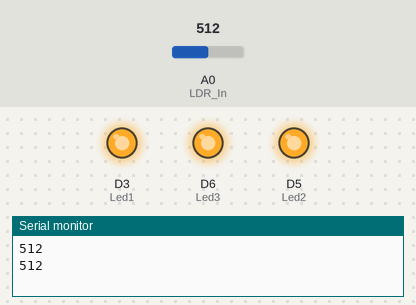
Simulated run of this sketch. Board: ESP8266 (NodeMCU). Shown: output pins drawn as LEDs (lit = HIGH), the last lines printed to the serial monitor. The test bench sets the inputs (shaded band); at power-on: A0 (LDR_In) = 512.

Above: at 1.8 s.
1.9 s: A0 (LDR_In) set to 653
3.4 s: A0 (LDR_In) set to 685
At 4.6 s:
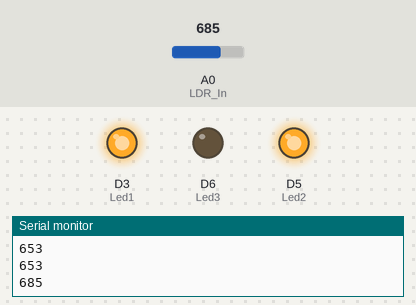
5.5 s: A0 (LDR_In) set to 753
7.2 s: A0 (LDR_In) set to 782
At 8.8 s:
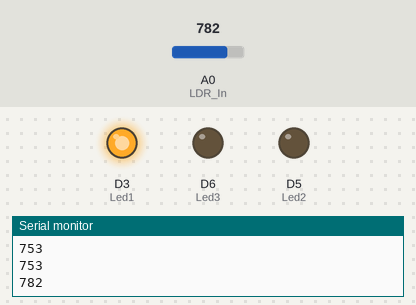
9.5 s: A0 (LDR_In) set to 953
11.2 s: A0 (LDR_In) set to 975
At 13.1 s:
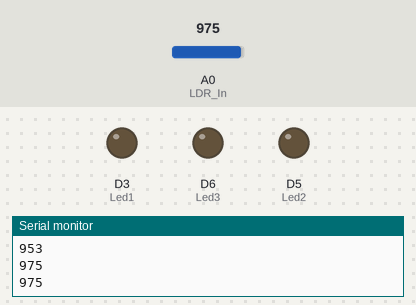
Timing chart, 0 to 14.5 s (numbered marks = the images above; inputs shaded):
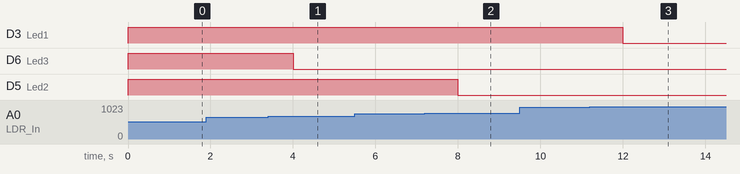

Measured:
- the behaviour switches between 671 and 672 on A0 (LDR_In) (found by bisection; images 0 and 1)
- the behaviour switches between 767 and 768 on A0 (LDR_In) (found by bisection; images 1 and 2)
- the behaviour switches between 959 and 960 on A0 (LDR_In) (found by bisection; images 2 and 3)
- after the input at 3.4 s, D6 (Led3): HIGH → LOW after 0.60 s
- after the input at 7.2 s, D5 (Led2): HIGH → LOW after 0.80 s
- after the input at 11.2 s, D3 (Led1): HIGH → LOW after 0.80 s

The sketch:

LichtsGevoeligheid.ino
```cpp
// A0 is de inputpin voor de lichtgevoelige weerstand LDR
// A0 is een analoge ingang
int LDR_In = A0; // de spanningsdeler wordt aangesloten op A0

// variable lichtHoeveelheid
int lichtHoeveelheid;

uint8_t Led1 = D3; // Led op D3
uint8_t Led2 = D5; // Led op D5
uint8_t Led3 = D6; // Led op D6
int veelLicht = 960;
int weinigLicht = 540;
void setup() {
  Serial.begin(9600); // start de serial monitor 9600 Baud
  pinMode(Led1,OUTPUT); // initialize the pin as output
  pinMode(Led2,OUTPUT);
  pinMode(Led3, OUTPUT);
}

void loop() {
  // lees de input waarde van de LDR
  lichtHoeveelheid = analogRead(LDR_In);
  // schrijf de waarde naar de Serial Monitor
  Serial.println(lichtHoeveelheid);

  if ( lichtHoeveelheid < veelLicht) {
    // doner, Led aan
    digitalWrite(Led1, HIGH);
    }
  else{
    // licht, Led uit
    digitalWrite(Led1, LOW);
    }

  if ( lichtHoeveelheid < veelLicht*0.8) {
    digitalWrite(Led2, HIGH);
  }
  else{
    digitalWrite(Led2, LOW);
    }

   if ( lichtHoeveelheid < veelLicht*0.7) {
    digitalWrite(Led3, HIGH);
  }
  else{
    digitalWrite(Led3, LOW);
    }


  delay(1000);
}
```
